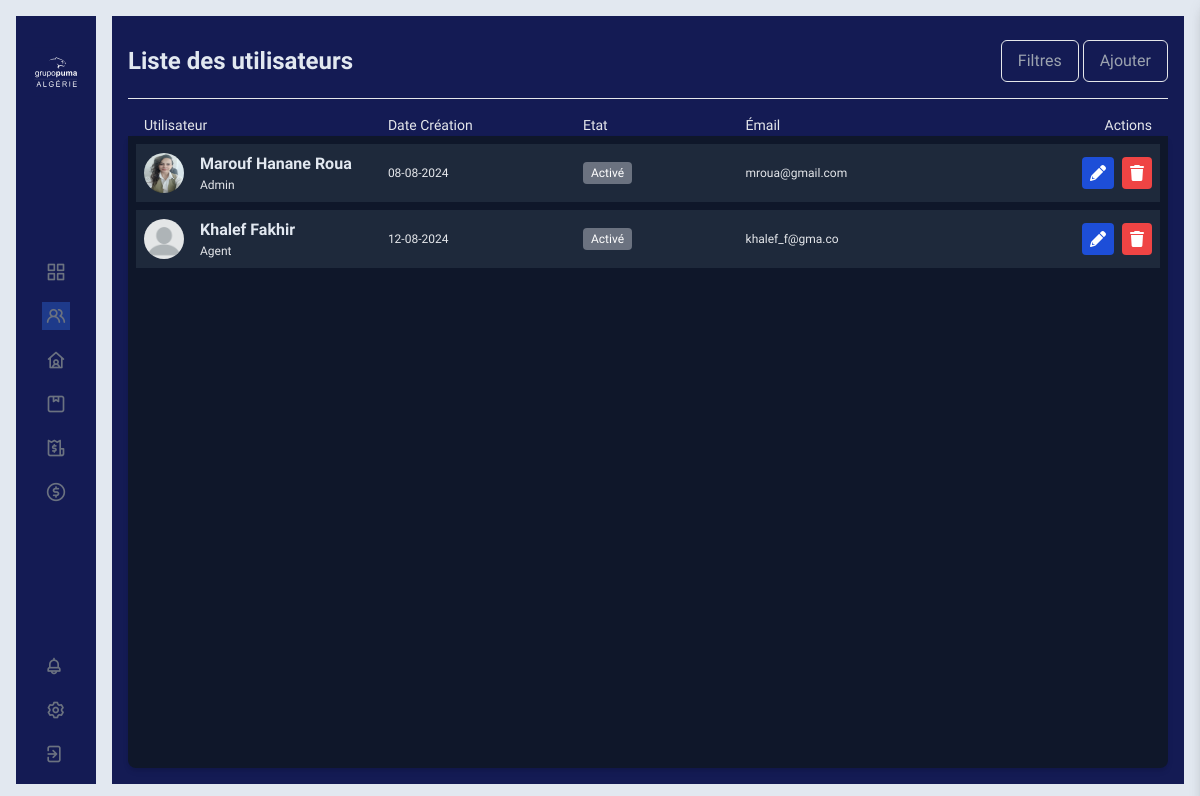
Page /users/ (signed in) on the earlier database version.
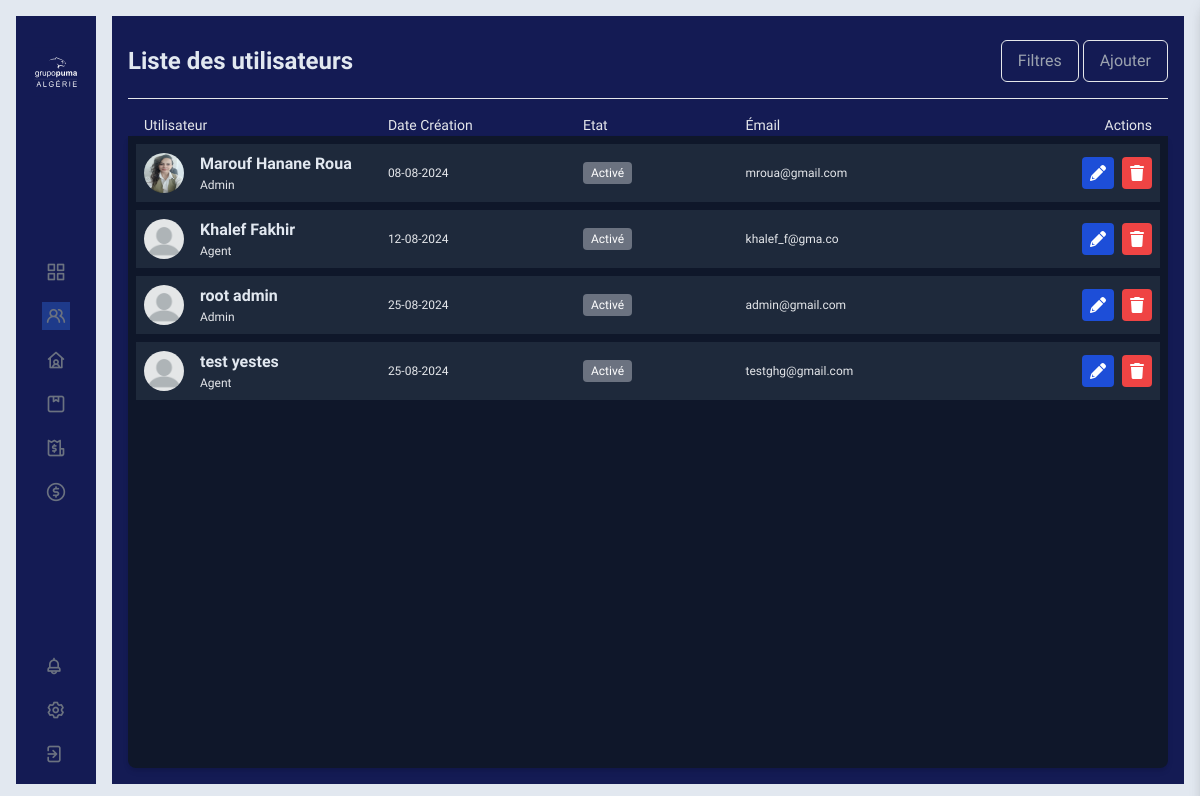
Same page on the later database version.
### Session/models.py (models this page shows, shortened)
class CustomUser(AbstractUser):
    type = models.CharField(max_length=12, choices=Typeprofile, default='Agent')
    region = models.CharField(max_length=6, choices=Typeregion, default='EST', blank=True, null=True)
    telephone = models.CharField(max_length=80, blank=True)
    responsable = models.ForeignKey('self', on_delete=models.CASCADE, null=True, blank=True)
    photo = models.ImageField(upload_to="Profile/", null=True, blank=True)
    def nom(self):
        return self.last_name+' '+self.first_name

### Session/views.py (the view)
# urls.py: path('users/', Utilisateurs, name='users'),
@login_required
def Utilisateurs(request):
    liste_users = CustomUser.objects.filter(
        Q(type="Agent")|
        Q(type='Admin')
    ).order_by('id').prefetch_related('user_permissions__content_type')
    for user in liste_users:
        user.permission_ids = ",".join(map(str, user.user_permissions.values_list('id', flat=True)))
        print(user.permission_ids)
    users_select = CustomUser.objects.filter(
        Q(type="Agent", is_active=True)|
        Q(type='Admin', is_active=True)
    ).order_by('id')
    return render(request, "Pumal/Utilisateur.html", {'liste_users': liste_users,'users_select': users_select})

### templates/Pumal/Utilisateur.html (shortened to what this page needs)
{% extends "baseNew.html" %}
{% load static %}
{% block content %}
    <div class="w-full h-full backprimer px-4 pb-4 flex flex-col">
        <div class="flex justify-between items-center pt-8 mb-4" style="margin-top: -8px">
            <h2 class="text-2xl font-bold textslate">Liste des utilisateurs</h2>
            <div>
                <button id="filterButton" class="btn capitalize backprimer px-4 py-2 border border-slate-300 text-gray-400
                    hover:bg-blue-900 hover:border-slate-400 rounded-md">Filtres
                </button>
                <button id="addButton" class="btn capitalize backprimer px-4 py-2 border border-slate-300 text-gray-400
                    hover:bg-blue-900 hover:border-slate-400 rounded-md">Ajouter
                </button>
            </div>
        </div>
        <hr/>
        <div class="pt-4">
            <div class="flex items-center justify-between text-gray-600 font-semibold px-4 defaultboldval">
                <div class="w-1/4 capitalize">Utilisateur</div>
                <div class="w-1/5 capitalize">Date création</div>
                <div class="w-1/6 capitalize">Etat</div>
                <div class="w-1/4 capitalize">émail</div>
                <div class="w-1/6 capitalize text-right">Actions</div>
            </div>
        </div>
        <div class="flex-grow shadow-md rounded-b-lg backslateprime p-2">
            {% for elem in liste_users %}
                <div class="flex items-center justify-between p-2 backslateslite flex-none mb-2">
                    <div class="flex items-center w-1/4">
                        <img src="{% if elem.photo %} {{ elem.photo.url }} {% else %} {% static 'images/blank-profile.webp' %} {% endif %}"
                             alt="Avatar" class="h-10 w-10 rounded-full mr-4">
                        <div>
                            <h3 class="text-md font-bold textslate">{{ elem.nom }}</h3>
                            <p class="defaultval">{{ elem.type }}</p>
                        </div>
                    </div>
                    <div class="defaultval w-1/5">{{ elem.date_joined|date:'d-m-Y' }}</div>
                    <div class="w-1/6">
                        <span class="bg-gray-500 text-white text-xs px-2 py-1 rounded">{% if elem.is_active %}
                            Activé {% else %} Désactivé {% endif %}
                        </span>
                    </div>
                    <div class="defaultval w-1/4">{{ elem.email }}</div>
                    <div class="flex space-x-2 w-1/6 justify-end">
                        <button class="bg-blue-700 text-white p-2 rounded" onclick="
                                {% if elem.photo %}
                                    newdatauser({{ elem.id }}, '{{ elem.photo.url|escapejs }}', '{{ elem.username|escapejs }}', '{{ elem.email|escapejs }}', '{{ elem.first_name|escapejs }}',
                                    '{{ elem.last_name|escapejs }}', '{{ elem.telephone|escapejs }}', '{{ elem.responsable|escapejs }}', '{{ elem.type|escapejs }}', '{{ elem.region|escapejs }}', '{{ elem.permission_ids|escapejs }}',
                                    '{{ elem.is_active }}');
                                {% else %}
                                    newdatauser({{ elem.id }}, '', '{{ elem.username|escapejs }}', '{{ elem.email|escapejs }}', '{{ elem.first_name|escapejs }}',
                                    '{{ elem.last_name|escapejs }}', '{{ elem.telephone|escapejs }}', '{{ elem.responsable|escapejs }}', '{{ elem.type|escapejs }}', '{{ elem.region|escapejs }}', '{{ elem.permission_ids|escapejs }}',
                                    '{{ elem.is_active }}');
                                {% endif %}
                                ">
                            <i id="editButton" class="editButton fas fa-pencil-alt"></i>
                        </button>
                        <button class="bg-red-500 text-white p-2 rounded"><i class="fas fa-trash"></i></button>
                    </div>
                </div>
            {% endfor %}
        </div>
    </div>
{% endblock %}

### templates/baseNew.html (shortened to what this page needs)
{% load static %}
<!DOCTYPE html>
<html lang="en">
<head>
    <link rel="stylesheet" href="https://unicons.iconscout.com/release/v4.0.0/css/line.css">
    <link href="https://cdn.jsdelivr.net/npm/tailwindcss@2.2.19/dist/tailwind.min.css" rel="stylesheet">
    <link rel="stylesheet" href="https://cdnjs.cloudflare.com/ajax/libs/font-awesome/6.0.0-beta3/css/all.min.css">
    <link rel="stylesheet" href="{% static 'css/style.css' %}">
    <link href="https://cdn.jsdelivr.net/npm/tom-select@2.1.0/dist/css/tom-select.css" rel="stylesheet">
</head>
<body class="w-full h-screen backslate p-4 flex flex-col-reverse lg:flex-row gap-4 relative text-gray-500">
    <nav class="w-full h-20 lg:w-20 lg:h-full sticky bottom-0 flex-none p-4 z-10 overflow-hidden backprimer">
        <div class="w-full h-full flex flex-col gap-8">
            <a href="">
                <img src="{% static 'images\puma logo.svg' %}" class="w-20 h-20" alt="">
            </a>
            <div class="w-full h-full flex backprimer flex-col items-center justify-center gap-4">
                <a href="{% url 'dashboard' %}"
                   class="btn btn-square hover:bg-blue-900 {% if request.path == '/dashboard/' %}bg-blue-900{% endif %} border-none flex items-center justify-center p-1 tooltip tooltip-right capitalize"
                   data-tip="dashboard">
                    <i class="uil uil-apps text-slate-300 text-xl"></i>
                </a>
                <a href="{% url 'users' %}"
                   class="btn btn-square hover:bg-blue-900 {% if request.path == '/users/' %}bg-blue-900{% endif %} border-none flex items-center justify-center p-1 tooltip tooltip-right capitalize"
                   data-tip="Utilisateurs">
                    <i class="uil uil-users-alt text-slate-300 text-xl"></i>
                </a>
                <a href="{% url 'distributeur' %}"
                   class="btn btn-square hover:bg-blue-900  border-none flex items-center justify-center p-1 tooltip tooltip-right capitalize"
                   data-tip="Utilisateurs">
                    <i class="uil uil-house-user text-slate-300 text-xl"></i>
                </a>
                <a href=""
                   class="btn btn-square backprimer hover:bg-blue-900 border-none flex items-center justify-center p-1 hover:text-primary tooltip tooltip-right capitalize"
                   data-tip="commandes">
                    <i class="uil uil-package text-primary text-xl"></i>
                </a>
                <a href=""
                   class="btn btn-square  backprimer hover:bg-blue-900 border-none flex items-center justify-center p-1 hover:text-primary tooltip tooltip-right capitalize"
                   data-tip="factures">
                    <i class="uil uil-bill text-slate-300 text-xl"></i>
                </a>
                <a href=""
                   class="btn btn-square  backprimer hover:bg-blue-900 border-none flex items-center justify-center p-1 hover:text-primary tooltip tooltip-right capitalize"
                   data-tip="créances">
                    <i class="uil uil-usd-circle text-slate-300 text-xl"></i>
                </a>
            </div>
            <div class="w-full hidden lg:flex flex-col gap-4">
                <div class="dropdown dropdown-right dropdown-end">
                    <label tabindex="0" class="btn btn-square backprimer hover:bg-blue-900 border-none mr-1 flex items-center
                        justify-center p-1 relative">
                        <i class="uil uil-bell text-primary text-xl"></i>
                    </label>
                </div>
                <a href=""
                   class="btn btn-square  backprimer hover:bg-blue-900 border-none flex items-center justify-center p-1 capitalize  hover:text-primary tooltip tooltip-right"
                   data-tip="autres">
                    <i class="uil uil-setting text-primary text-xl"></i>
                </a>
                <label for="my-modal"
                       class="btn btn-square  backprimer hover:bg-blue-900 border-none mr-1 flex items-center justify-center p-1">
                    <a href=""> <i class="uil uil-signout text-primary text-xl"></i></a>
                </label>
            </div>
        </div>
    </nav>
    <div class="w-full h-full overflow-hidden flex gap-4">
        {% block content %}{% endblock %}
    </div>
</body>
</html>

Differences in the rows shown:
added CustomUser: nom "root admin", type "Admin", date_joined "25-08-2024", is_active "Activé", email "admin@gmail.com"
added CustomUser: nom "test yestes", type "Agent", date_joined "25-08-2024", is_active "Activé", email "testghg@gmail.com"
